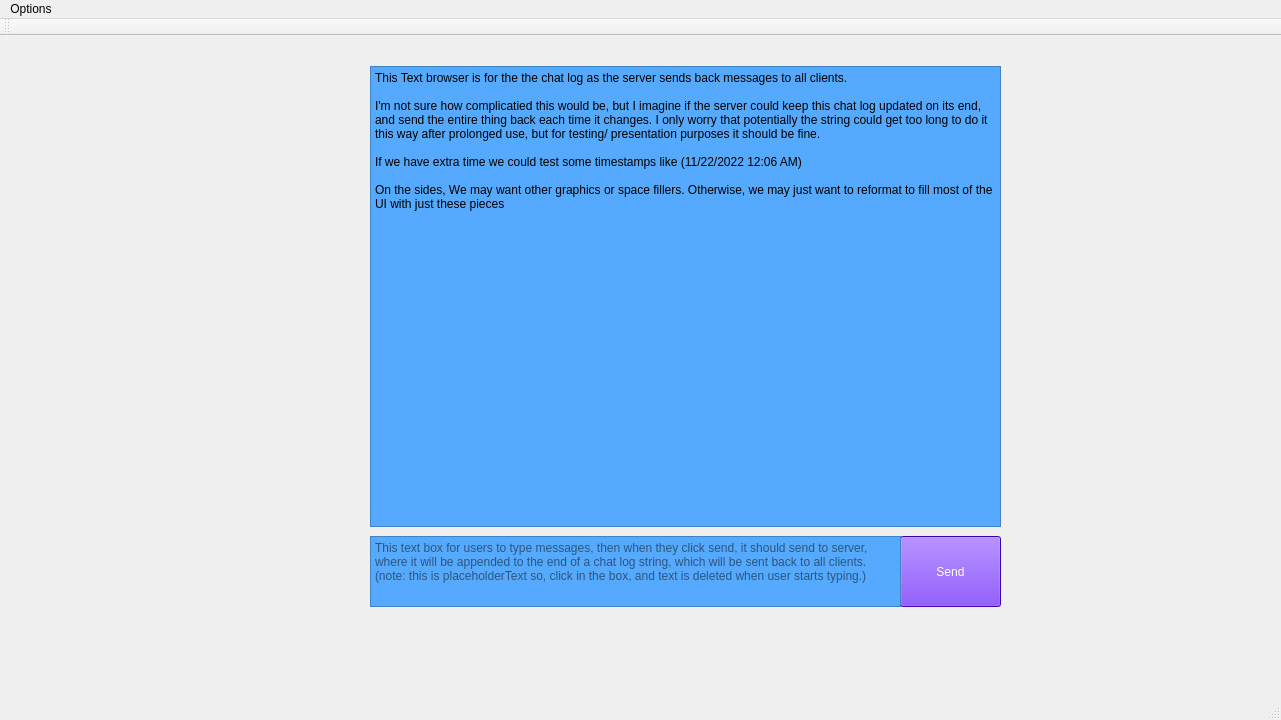
<?xml version="1.0" encoding="UTF-8"?>
<ui version="4.0">
 <class>ChatProgramProjectClass</class>
 <widget class="QMainWindow" name="ChatProgramProjectClass">
  <property name="geometry">
   <rect>
    <x>0</x>
    <y>0</y>
    <width>1281</width>
    <height>720</height>
   </rect>
  </property>
  <property name="windowTitle">
   <string>ChatProgramProject</string>
  </property>
  <property name="autoFillBackground">
   <bool>true</bool>
  </property>
  <property name="tabShape">
   <enum>QTabWidget::Rounded</enum>
  </property>
  <widget class="QWidget" name="centralWidget">
   <widget class="QWidget" name="horizontalLayoutWidget">
    <property name="geometry">
     <rect>
      <x>440</x>
      <y>160</y>
      <width>160</width>
      <height>80</height>
     </rect>
    </property>
    <layout class="QHBoxLayout" name="horizontalLayout"/>
   </widget>
   <widget class="QPushButton" name="pushButton">
    <property name="geometry">
     <rect>
      <x>900</x>
      <y>500</y>
      <width>101</width>
      <height>71</height>
     </rect>
    </property>
    <property name="styleSheet">
     <string notr="true">background-color: rgb(85, 0, 255);
color: qlineargradient(spread:pad, x1:0, y1:0, x2:1, y2:1, stop:0 rgba(255, 255, 255, 255), stop:1 rgba(255, 255, 255, 255));
</string>
    </property>
    <property name="text">
     <string>Send</string>
    </property>
   </widget>
   <widget class="QTextEdit" name="textEdit">
    <property name="geometry">
     <rect>
      <x>370</x>
      <y>500</y>
      <width>531</width>
      <height>71</height>
     </rect>
    </property>
    <property name="focusPolicy">
     <enum>Qt::ClickFocus</enum>
    </property>
    <property name="autoFillBackground">
     <bool>false</bool>
    </property>
    <property name="styleSheet">
     <string notr="true">background-color: rgb(85, 170, 255);
</string>
    </property>
    <property name="html">
     <string>&lt;!DOCTYPE HTML PUBLIC &quot;-//W3C//DTD HTML 4.0//EN&quot; &quot;http://www.w3.org/TR/REC-html40/strict.dtd&quot;&gt;
&lt;html&gt;&lt;head&gt;&lt;meta name=&quot;qrichtext&quot; content=&quot;1&quot; /&gt;&lt;meta charset=&quot;utf-8&quot; /&gt;&lt;style type=&quot;text/css&quot;&gt;
p, li { white-space: pre-wrap; }
hr { height: 1px; border-width: 0; }
li.unchecked::marker { content: &quot;\2610&quot;; }
li.checked::marker { content: &quot;\2612&quot;; }
&lt;/style&gt;&lt;/head&gt;&lt;body style=&quot; font-family:'Segoe UI'; font-size:9pt; font-weight:400; font-style:normal;&quot;&gt;
&lt;p style=&quot;-qt-paragraph-type:empty; margin-top:0px; margin-bottom:0px; margin-left:0px; margin-right:0px; -qt-block-indent:0; text-indent:0px;&quot;&gt;&lt;br /&gt;&lt;/p&gt;&lt;/body&gt;&lt;/html&gt;</string>
    </property>
    <property name="overwriteMode">
     <bool>true</bool>
    </property>
    <property name="placeholderText">
     <string>This text box for users to type messages, then when they click send, it should send to server, where it will be appended to the end of a chat log string, which will be sent back to all clients. (note: this is placeholderText so, click in the box, and text is deleted when user starts typing.)</string>
    </property>
   </widget>
   <widget class="QTextBrowser" name="textBrowser">
    <property name="geometry">
     <rect>
      <x>370</x>
      <y>30</y>
      <width>631</width>
      <height>461</height>
     </rect>
    </property>
    <property name="styleSheet">
     <string notr="true">background-color: rgb(85, 170, 255);</string>
    </property>
    <property name="html">
     <string>&lt;!DOCTYPE HTML PUBLIC &quot;-//W3C//DTD HTML 4.0//EN&quot; &quot;http://www.w3.org/TR/REC-html40/strict.dtd&quot;&gt;
&lt;html&gt;&lt;head&gt;&lt;meta name=&quot;qrichtext&quot; content=&quot;1&quot; /&gt;&lt;meta charset=&quot;utf-8&quot; /&gt;&lt;style type=&quot;text/css&quot;&gt;
p, li { white-space: pre-wrap; }
hr { height: 1px; border-width: 0; }
li.unchecked::marker { content: &quot;\2610&quot;; }
li.checked::marker { content: &quot;\2612&quot;; }
&lt;/style&gt;&lt;/head&gt;&lt;body style=&quot; font-family:'Segoe UI'; font-size:9pt; font-weight:400; font-style:normal;&quot;&gt;
&lt;p style=&quot; margin-top:0px; margin-bottom:0px; margin-left:0px; margin-right:0px; -qt-block-indent:0; text-indent:0px;&quot;&gt;This Text browser is for the the chat log as the server sends back messages to all clients.&lt;/p&gt;
&lt;p style=&quot;-qt-paragraph-type:empty; margin-top:0px; margin-bottom:0px; margin-left:0px; margin-right:0px; -qt-block-indent:0; text-indent:0px;&quot;&gt;&lt;br /&gt;&lt;/p&gt;
&lt;p style=&quot; margin-top:0px; margin-bottom:0px; margin-left:0px; margin-right:0px; -qt-block-indent:0; text-indent:0px;&quot;&gt;I'm not sure how complicatied this would be, but I imagine if the server could keep this chat log updated on its end, and send the entire thing back each time it changes. I only worry that potentially the string could get too long to do it this way after prolonged use, but for testing/ presentation purposes it should be fine. &lt;/p&gt;
&lt;p style=&quot;-qt-paragraph-type:empty; margin-top:0px; margin-bottom:0px; margin-left:0px; margin-right:0px; -qt-block-indent:0; text-indent:0px;&quot;&gt;&lt;br /&gt;&lt;/p&gt;
&lt;p style=&quot; margin-top:0px; margin-bottom:0px; margin-left:0px; margin-right:0px; -qt-block-indent:0; text-indent:0px;&quot;&gt;If we have extra time we could test some timestamps like (11/22/2022 12:06 AM)&lt;/p&gt;
&lt;p style=&quot;-qt-paragraph-type:empty; margin-top:0px; margin-bottom:0px; margin-left:0px; margin-right:0px; -qt-block-indent:0; text-indent:0px;&quot;&gt;&lt;br /&gt;&lt;/p&gt;
&lt;p style=&quot; margin-top:0px; margin-bottom:0px; margin-left:0px; margin-right:0px; -qt-block-indent:0; text-indent:0px;&quot;&gt;On the sides, We may want other graphics or space fillers. Otherwise, we may just want to reformat to fill most of the UI with just these pieces&lt;/p&gt;&lt;/body&gt;&lt;/html&gt;</string>
    </property>
   </widget>
  </widget>
  <widget class="QMenuBar" name="menuBar">
   <property name="geometry">
    <rect>
     <x>0</x>
     <y>0</y>
     <width>1281</width>
     <height>22</height>
    </rect>
   </property>
   <widget class="QMenu" name="menuOptions">
    <property name="title">
     <string>Options</string>
    </property>
    <addaction name="actionConnectToServer"/>
    <addaction name="exitActionButton"/>
   </widget>
   <addaction name="menuOptions"/>
  </widget>
  <widget class="QToolBar" name="mainToolBar">
   <attribute name="toolBarArea">
    <enum>TopToolBarArea</enum>
   </attribute>
   <attribute name="toolBarBreak">
    <bool>false</bool>
   </attribute>
  </widget>
  <widget class="QStatusBar" name="statusBar"/>
  <action name="exitActionButton">
   <property name="text">
    <string>Exit</string>
   </property>
  </action>
  <action name="actionConnectToServer">
   <property name="text">
    <string>Connect To Server</string>
   </property>
  </action>
 </widget>
 <layoutdefault spacing="6" margin="11"/>
 <resources>
  <include location="ChatProgramProject.qrc"/>
 </resources>
 <connections/>
</ui>
